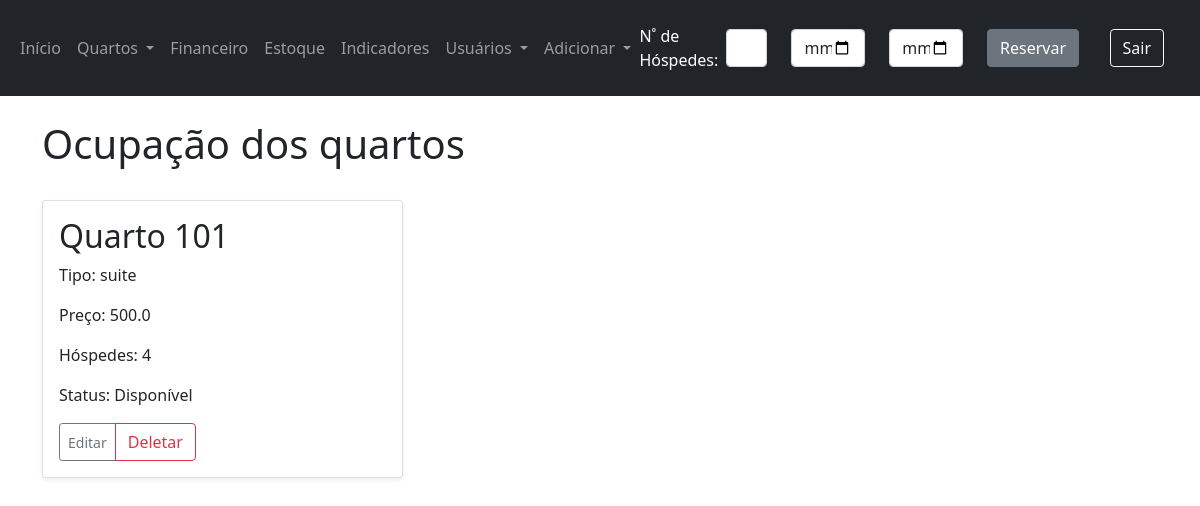
The page /ocupacao-quartos/1 (signed in) on the database as committed earlier.
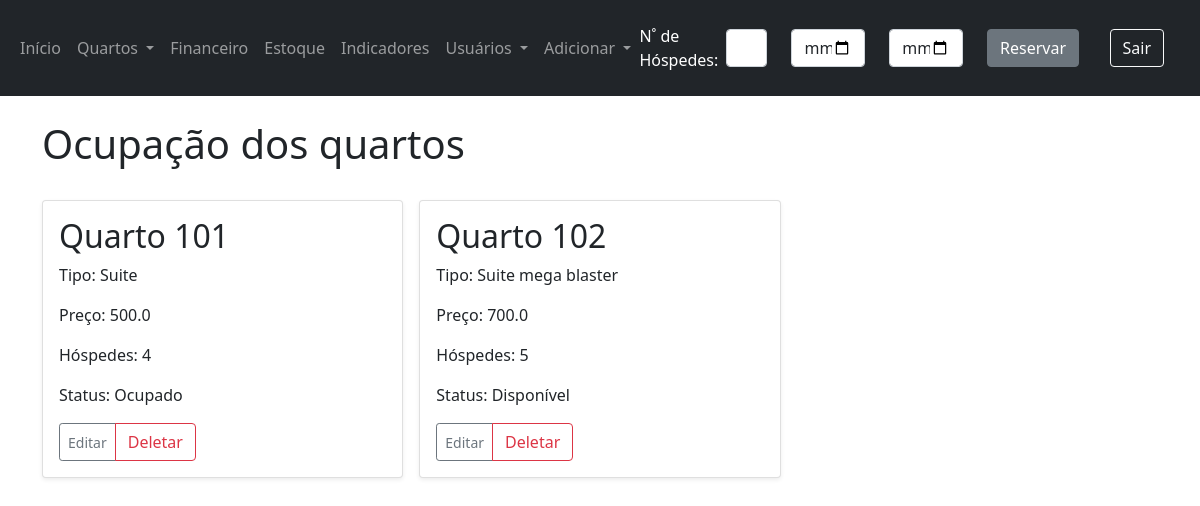
The same page on the database as committed later.
### app/models.py (models this page shows)
class Rooms(db.Model):
    __tablename__ = 'Rooms'
    id = db.Column(db.Integer, primary_key=True)
    hotel_id = db.Column(db.Integer, db.ForeignKey('Hotels.id'))
    number = db.Column(db.Integer)
    name = db.Column(db.String(30))
    kind = db.Column(db.String(15))
    phone_extension = db.Column(db.String(15))
    price = db.Column(db.REAL)
    guest_limit = db.Column(db.Integer)
    status = db.Column(db.String(15))
    created_at = db.Column(db.DateTime, default=dt.now())

### app/views.py (the view)
@app.route('/ocupacao-quartos/<int:id>')
@login_required
def ocupacao_quartos_endpoint(id):
    user_id = g.user.get_id()
    return ocupacao_quartos(id, user_id)

### app/forms.py
class VerificarDisponibilidade(FlaskForm):
    total_guests = IntegerField('Quantidade de héspedes', validators=[DataRequired()])
    check_in = DateField('Data Entrada', validators=[DataRequired()])
    check_out = DateField('Data Saída', validators=[DataRequired()])
    submeter = SubmitField('Reservar')

### app/models.py (called while the page is built)
    def get_id(self):
        return self.id

    def get_profile(self):
        return self.profile

    def get_hotel_id(self):
        return self.hotel_id

### app/views.py (called while the page is built)
@login_manager.user_loader
def load_user(id):
    return User.query.get(int(id))

@app.before_request
def before_request():
    g.user = current_user

@app.context_processor
def navbar():
    form_reserva = VerificarDisponibilidade()
    return dict(form_reserva=form_reserva)

### app/templates/ocupacao_quartos.html (shortened to what this page needs)
{% extends 'base.html' %}
{% block content %}
    <br>
    <h1>Ocupação dos quartos</h1>
    <br>
    <div class="row row-cols-1 row-cols-sm-2 row-cols-md-3 g-3">
        {% for quarto in quartos %}
            <div class="col">
                <div class="card shadow-sm">
                    <div class="card-body">
                        <h2>Quarto {{ quarto.number }}</h2>
                        <p>Tipo: {{ quarto.kind }}</p>
                        <p>Preço: {{ quarto.price }}</p>
                        <p>Hóspedes: {{ quarto.guest_limit }}</p>
                        {% if status_reservas[quarto.id] %}
                            <p>Status: Ocupado</p>
                        {% else %}
                            <p>Status: Disponível</p>
                        {% endif %}
                        <div class="d-flex justify-content-between align-items-center">
                            <form method="POST" action="{{ url_for('editar_quarto_endpoint', id=quarto.id) }}">
                                <div class="btn-group">
                                    <button type="submit" class="btn btn-sm btn-outline-secondary"
                                            value="{{ quarto.id }}">
                                        Editar
                                    </button>
                                    <button type="button" class="btn btn-outline-danger" data-bs-toggle="modal"
                                            data-bs-target="#Modal_{{ quarto.id }}"
                                            value="{{ quarto.id }}" id="hotel_{{ quarto.id }}">
                                        Deletar
                                    </button>
                                </div>
                            </form>
                        </div>
                    </div>
                </div>
            </div>
        {% endfor %}
    </div>
{% endblock %}

### app/templates/base.html (shortened to what this page needs)
<!doctype html>
<html lang="pt">
<head>
    <link href="https://cdn.jsdelivr.net/npm/bootstrap@5.1.3/dist/css/bootstrap.min.css" rel="stylesheet"
>
    <link rel="stylesheet" type="text/css" href="https://cdn.datatables.net/1.10.25/css/dataTables.bootstrap5.css">
    <link rel='stylesheet' href="{{ url_for('static', filename='css/font-awesome/font-awesome.min.css') }}">
</head>
<body>
{% if current_user.is_authenticated %}
    {% include 'navbar.html' %}
{% endif %}
<div {% if "login" in request.path %} class="container-no-gutters" {% else %} class="container" {% endif %} >
    {% block content %}
    {% endblock %}
</div>
</body>
</html>

### app/templates/navbar.html (shortened to what this page needs)
<nav class="navbar navbar-expand-lg navbar-dark bg-dark">
    <div class="container-fluid">
        <div class="collapse navbar-collapse" id="navbarSupportedContent">
            <ul class="navbar-nav me-auto mb-2 mb-lg-0">
                <li class="nav-item">
                    <a class="nav-link" aria-current="page" href="{{ url_for('pagina_inicial') }}">Início</a>
                </li>
                <li class="nav-item dropdown">
                    <a class="nav-link dropdown-toggle" href="#" id="navbarDropdown" role="button"
                       data-bs-toggle="dropdown" aria-expanded="false">
                        Quartos
                    </a>
                </li>
                <li class="nav-item">
                    <a class="nav-link" aria-current="page" href="{{ url_for('listar_conta_endpoint') }}">Financeiro</a>
                </li>
                <li class="nav-item">
                    <a class="nav-link" aria-current="page" href="#">Estoque</a>
                </li>
                <li class="nav-item">
                    <a class="nav-link" aria-current="page" href="#">Indicadores</a>
                </li>
                {% if current_user.get_profile() in ['admin', 'gerente'] %}
                    <li class="nav-item dropdown">
                    <a class="nav-link dropdown-toggle" href="#" id="navbarDropdown" role="button"
                       data-bs-toggle="dropdown" aria-expanded="false">
                        Usuários
                    </a>
                {% endif %}
                {% if current_user.get_profile() in ['admin', 'gerente'] %}
                    <li class="nav-item dropdown">
                        <a class="nav-link dropdown-toggle" href="#" id="navbarDropdown" role="button"
                           data-bs-toggle="dropdown" aria-expanded="false">
                            Adicionar
                        </a>
                    </li>
                {% endif %}
            </ul>
            <p class="text-white fs-6 me-2 mt-3">N˚ de Hóspedes:</p>
            <form action="{{ url_for('verificar_disponibilidade_endpoint') }}" method="POST">
                <div class="row">
                    <div class="form-group col-2">
                        {{ form_reserva.total_guests(class="form-control") }}
                    </div>
                    <div class="form-group col-3">
                        {{ form_reserva.check_in(class="form-control") }}
                    </div>
                    <div class="form-group col-3">
                        {{ form_reserva.check_out(class="form-control") }}
                    </div>
                    <div class="form-group col-2">
                        {{ form_reserva.submeter(class="btn btn-secondary") }}
                    </div>
                </div>
            </form>
            {% if current_user.is_authenticated %}
                <a class="nav-link" aria-current="page" href="{{ url_for('logout') }}">
                    <button type="button" class="btn btn-outline-light me-2">Sair</button>
                </a>
            {% else %}
                <a class="nav-link" aria-current="page" href="{{ url_for('login') }}">
                    <button type="button" class="btn btn-outline-light me-2">Entrar</button>
                </a>
            {% endif %}
        </div>
    </div>
</nav>

Rows that differ between the two databases and show on the page:
changed Rooms: kind "suite" → "Suite"; text "Status: Disponível" → "Status: Ocupado"
added Rooms: number "102", kind "Suite mega blaster", price "700.0", guest_limit "5", shows "Status: Disponível", {{ quarto.id }} 6 (drawn)
